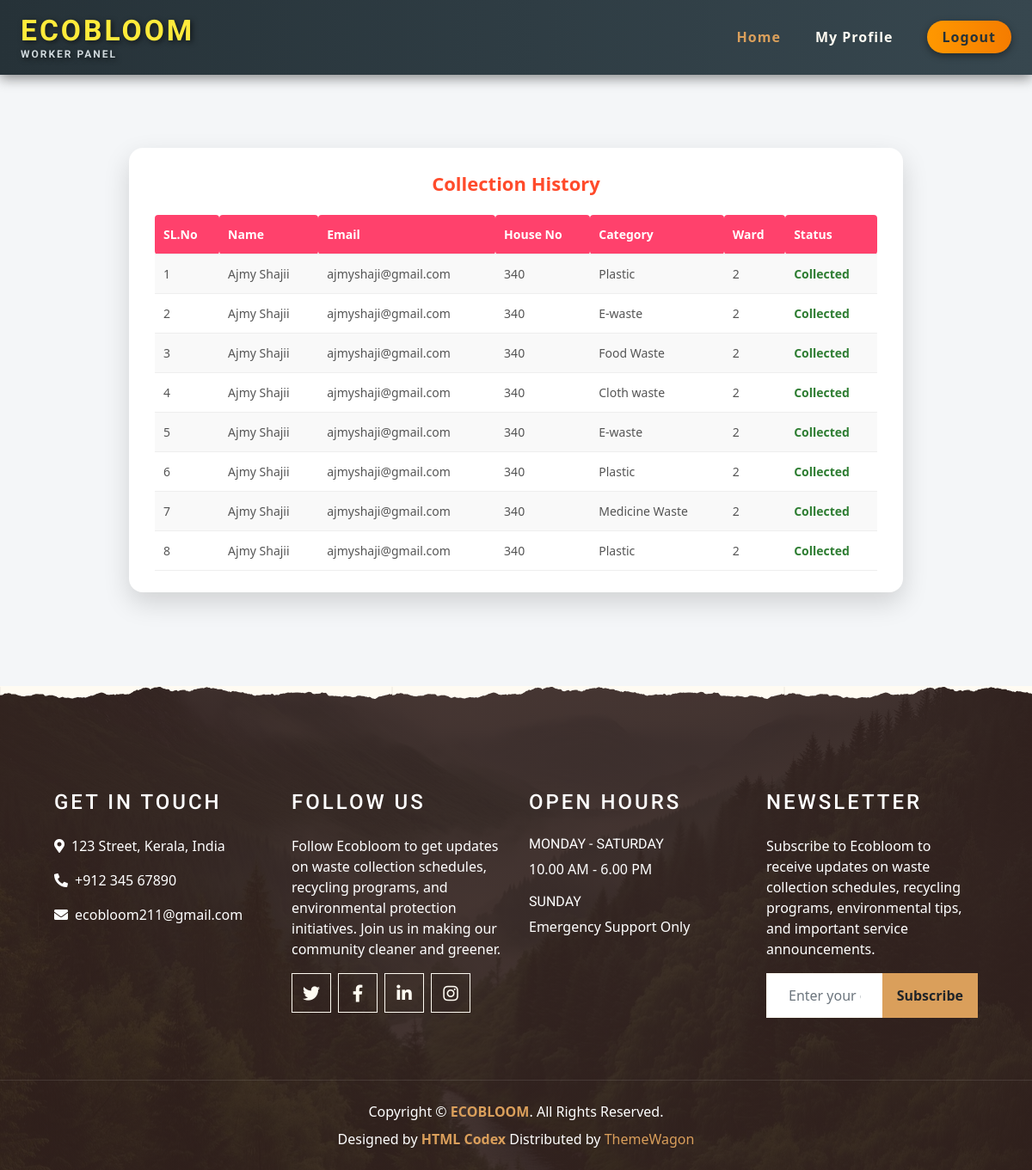
The app's page /worker/ViewCollectionHistory/ (signed in) with its own data.
### User/models.py (models this page shows)
class tbl_waste(models.Model):
    waste_date=models.DateField(auto_now_add=True)
    waste_qty=models.IntegerField(default=0)
    wastecategory_id=models.ForeignKey(tbl_wastecategory, on_delete=models.CASCADE)
    waste_status=models.IntegerField(default=0)
    user_id=models.ForeignKey(tbl_user,on_delete=models.CASCADE)

### Guest/models.py (models this page shows)
class tbl_user(models.Model):
    user_name=models.CharField(max_length=50)
    user_email=models.CharField(max_length=50)
    user_contactno=models.CharField(max_length=50)
    user_address=models.CharField(max_length=50)
    user_password=models.CharField(max_length=50)
    user_houseno=models.CharField(max_length=50)
    user_photo=models.FileField(upload_to='Assets/UserDocs/')
    ward_id=models.ForeignKey(tbl_ward,on_delete=models.CASCADE)
    user_status=models.IntegerField(default=0)

### Admin/models.py (models this page shows)
class tbl_wastecategory(models.Model):
    wastecategory_name=models.CharField(max_length=50)

class tbl_ward(models.Model):
    ward_number=models.CharField(max_length=50)

### worker/views.py (the view)
# urls.py: path('ViewCollectionHistory/',views.ViewCollectionHistory,name="ViewCollectionHistory"),
def ViewCollectionHistory(request):
    if "wid" not in request.session:
        return redirect("Guest:Login")
    else:
        assignwardata = tbl_assignward.objects.filter(worker_id=request.session['wid']).last()
        wastedata=tbl_waste.objects.filter(waste_status=1,user_id__ward_id=assignwardata.ward_id)
        return render(request,"worker/ViewCollectionHistory.html",{'wastedata':wastedata})

### worker/Templates/Worker/ViewCollectionHistory.html (shortened to what this page needs)
{% extends 'worker/Head.html' %}
{% block content %}
<div class="history-container">
    <div class="history-card">
        <div class="history-title">Collection History</div>
        <form action="" method="post">
            <table>
                <tr>
                    <th>SL.No</th>
                    <th>Name</th>
                    <th>Email</th>
                    <th>House No</th>
                    <th>Category</th>
                    <th>Ward</th>
                    <th>Status</th>
                </tr>
                {% for i in wastedata %}
                <tr>
                    <td>{{forloop.counter}}</td>
                    <td>{{i.user_id.user_name}}</td>
                    <td>{{i.user_id.user_email}}</td>
                    <td>{{i.user_id.user_houseno}}</td>
                    <td>{{i.wastecategory_id.wastecategory_name}}</td>
                    <td>{{i.user_id.ward_id.ward_number}}</td>
                    <td class="{% if i.waste_status == 1 %}status-collected{% endif %}">
                        {% if i.waste_status == 1 %}Collected{% endif %}
                    </td>
                </tr>
                {% endfor %}
            </table>
        </form>
    </div>
</div>
{% endblock content %}

### worker/Templates/Worker/ViewCollectionHistory.html (style rules this page uses)
body { background: #f4f6f8; font-family: "Segoe UI", Tahoma, sans-serif; }
.history-container { display: flex; justify-content: center; align-items: center; flex-direction: column; min-height: 80vh; animation: fadeIn 0.8s ease; }
.history-card { width: 95%; max-width: 900px; background: #ffffff; border-radius: 16px; box-shadow: 0 12px 30px rgba(0,0,0,0.15); padding: 25px 30px; overflow-x: auto; }
.history-title { text-align: center; font-size: 22px; font-weight: bold; color: #ff4b2b; margin-bottom: 20px; }
table { width: 100%; border-collapse: collapse; min-width: 600px; }
table th, table td { padding: 12px 10px; text-align: left; border-bottom: 1px solid #eee; font-size: 14px; }
table th { background-color: #ff416c; color: #fff; border-radius: 4px; }
table tr:nth-child(even) { background: #f9f9f9; }
.status-collected { color: #2e7d32; font-weight: bold; }

### records on screen
tbl_waste: user_id.user_name "Ajmy Shajii", user_id.user_email "ajmyshaji@gmail.com", user_id.user_houseno "340", wastecategory_id.wastecategory_name "Plastic", user_id.ward_id.ward_number "2", waste_status "Collected"
tbl_waste: user_id.user_name "Ajmy Shajii", user_id.user_email "ajmyshaji@gmail.com", user_id.user_houseno "340", wastecategory_id.wastecategory_name "E-waste", user_id.ward_id.ward_number "2", waste_status "Collected"
tbl_waste: user_id.user_name "Ajmy Shajii", user_id.user_email "ajmyshaji@gmail.com", user_id.user_houseno "340", wastecategory_id.wastecategory_name "Food Waste", user_id.ward_id.ward_number "2", waste_status "Collected"
tbl_waste: user_id.user_name "Ajmy Shajii", user_id.user_email "ajmyshaji@gmail.com", user_id.user_houseno "340", wastecategory_id.wastecategory_name "Cloth waste", user_id.ward_id.ward_number "2", waste_status "Collected"
tbl_waste: user_id.user_name "Ajmy Shajii", user_id.user_email "ajmyshaji@gmail.com", user_id.user_houseno "340", wastecategory_id.wastecategory_name "E-waste", user_id.ward_id.ward_number "2", waste_status "Collected"
tbl_waste: user_id.user_name "Ajmy Shajii", user_id.user_email "ajmyshaji@gmail.com", user_id.user_houseno "340", wastecategory_id.wastecategory_name "Plastic", user_id.ward_id.ward_number "2", waste_status "Collected"
tbl_waste: user_id.user_name "Ajmy Shajii", user_id.user_email "ajmyshaji@gmail.com", user_id.user_houseno "340", wastecategory_id.wastecategory_name "Medicine Waste", user_id.ward_id.ward_number "2", waste_status "Collected"
tbl_waste: user_id.user_name "Ajmy Shajii", user_id.user_email "ajmyshaji@gmail.com", user_id.user_houseno "340", wastecategory_id.wastecategory_name "Plastic", user_id.ward_id.ward_number "2", waste_status "Collected"
